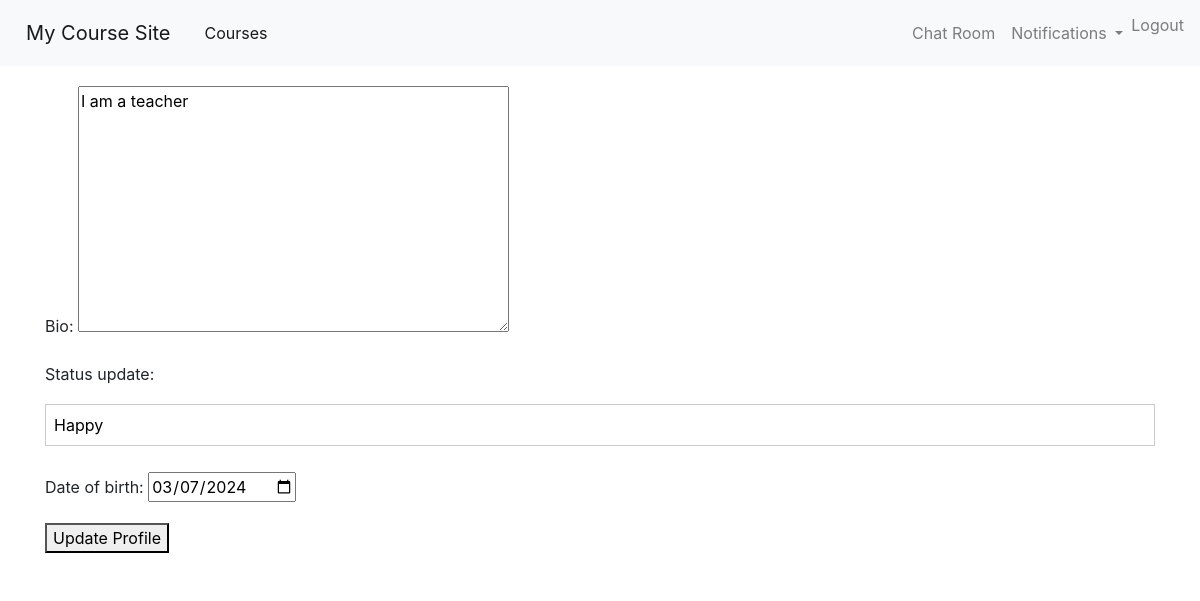
Screenshot of /accounts/edit_profile/ (signed in) with the database file from the repository.
### users/models.py (models this page shows, shortened)
class Profile(models.Model):
    user = models.OneToOneField(settings.AUTH_USER_MODEL, on_delete=models.CASCADE, related_name='profile')
    bio = models.TextField(max_length=500, blank=True)
    status_update = models.CharField(max_length=255, blank=True)
    date_of_birth = models.DateField(null=True, blank=True)

### users/views.py (the view)
# urls.py: path('edit_profile/', views.edit_profile, name='edit_profile'),
@login_required
def edit_profile(request):
    profile, created = Profile.objects.get_or_create(user=request.user)
    if request.method == 'POST':
        form = ProfileForm(request.POST, instance=profile)
        if form.is_valid():
            form.save()
            return redirect('home')
    else:
        form = ProfileForm(instance=profile)
    return render(request, 'users/edit_profile.html', {'form': form})

### users/forms.py
class ProfileForm(forms.ModelForm):
    class Meta:
        model = Profile
        fields = ['bio', 'status_update', 'date_of_birth']
        widgets = {
            'date_of_birth': forms.DateInput(attrs={'type': 'date'})
        }

### Notifications/context_processors.py (called while the page is built)
def notifications(request):
    if request.user.is_authenticated:
        return {
            'notifications': Notification.objects.filter(recipient=request.user, is_read=False)
        }
    else:
        return {}

### users/templates/users/edit_profile.html (shortened to what this page needs)
{% extends 'base.html' %}
{% block content %}
<form method="post">
    {{ form.as_p }}
    <button type="submit">Update Profile</button>
</form>
{% endblock %}

### static/css/style.css (style rules this page uses)
body { font-family: 'Open Sans', sans-serif; color: #333; }
input[type="text"], input[type="email"], input[type="password"] { width: 100%; padding: 8px; margin: 10px 0; display: inline-block; border: 1px solid #ccc; box-sizing: border-box; }
body { background-image: url('/static/images/background.jpg'); background-size: cover; background-position: center; background-repeat: no-repeat; background-attachment: fixed; }

### rows the page displays
Profile: bio "I am a teacher", status_update "Happy", date_of_birth "03/07/2024"
